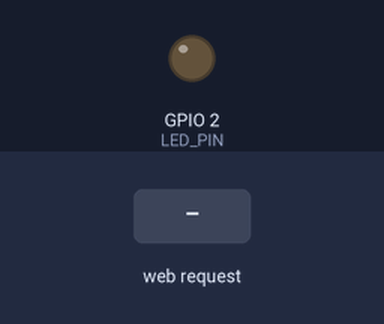
Recording of a sketch running on a simulated ESP32. Shown: output pins drawn as LEDs (lit = HIGH). The inputs (shaded band) are chosen by the test bench. WiFi joins after 1.5 s; servers stay silent unless stated; what the sketch prints to the serial monitor is not drawn.

Above: at 2.8 s.
2.9 s: HTTP request GET /?led=on received
At 4.1 s:
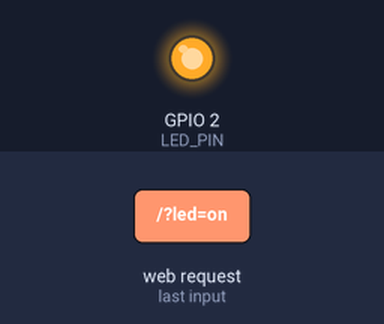
4.4 s: HTTP request GET /?led=off received
At 5.4 s:
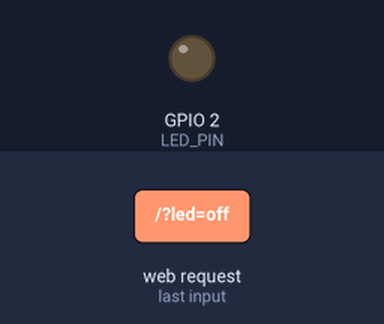
Timing chart, 0 to 7.4 s (numbered marks = the images above; inputs shaded):
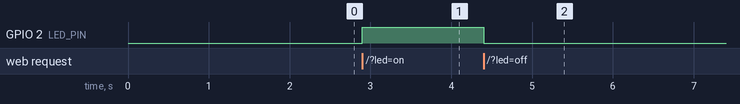

The sketch:

esp32_led_server1.ino
```cpp
#include <WiFi.h>
#include <WebServer.h>

// Configuração WiFi
const char* ssid = "SU33";
const char* password = "12345678";
const int LED_PIN = LED_BUILTIN; // Pino do LED (trocar se necessário)

WebServer server(80);

void setup() {
  Serial.begin(115200);
  delay(100);

  pinMode(LED_PIN, OUTPUT);
  digitalWrite(LED_PIN, LOW);

  Serial.println("\n\nIniciando ESP32...");

  // Conectar ao WiFi
  Serial.print("Conectando a WiFi: ");
  Serial.println(ssid);

  WiFi.mode(WIFI_STA);
  WiFi.begin(ssid, password);

  int tentativas = 0;
  while (WiFi.status() != WL_CONNECTED && tentativas < 20) {
    delay(500);
    Serial.print(".");
    tentativas++;
  }

  if (WiFi.status() == WL_CONNECTED) {
    Serial.println("\nWiFi conectado!");
    Serial.print("IP: ");
    Serial.println(WiFi.localIP());
  } else {
    Serial.println("\nFalha ao conectar no WiFi!");
  }

  // Configurar rotas do servidor web
  server.on("/", handleRoot);
  server.begin();

  Serial.println("Servidor web iniciado!");
}

void loop() {
  server.handleClient();
}

void handleRoot() {
  // Verificar parâmetro 'led'
  if (server.hasArg("led")) {
    String comando = server.arg("led");

    if (comando == "on") {
      digitalWrite(LED_PIN, HIGH);
      Serial.println("LED: LIGADO");
      server.send(200, "text/plain", "LED ligado");
    }
    else if (comando == "off") {
      digitalWrite(LED_PIN, LOW);
      Serial.println("LED: DESLIGADO");
      server.send(200, "text/plain", "LED desligado");
    }
    else {
      server.send(400, "text/plain", "Comando inválido. Use ?led=on ou ?led=off");
    }
  }
  else {
    String html = "<!DOCTYPE html><html><head><title>ESP32 LED</title>";
    html += "<style>";
    html += "body { font-family: Arial; text-align: center; padding: 40px; background: #f0f0f0; }";
    html += "h1 { color: #333; margin-bottom: 20px; }";
    html += ".container { background: white; padding: 30px; border-radius: 10px; max-width: 400px; margin: 0 auto; box-shadow: 0 2px 10px rgba(0,0,0,0.1); }";
    html += "button { padding: 15px 30px; margin: 10px; font-size: 16px; cursor: pointer; border: none; border-radius: 5px; font-weight: bold; transition: 0.3s; }";
    html += ".on { background-color: #4CAF50; color: white; }";
    html += ".on:hover { background-color: #45a049; }";
    html += ".off { background-color: #f44336; color: white; }";
    html += ".off:hover { background-color: #da190b; }";
    html += ".info { color: #666; font-size: 14px; margin-top: 20px; }";
    html += "</style></head><body>";
    html += "<div class='container'>";
    html += "<h1>Controle de LED</h1>";
    html += "<p>IP: " + WiFi.localIP().toString() + "</p>";
    html += "<button class='on' onclick='fetch(\\\"/?led=on\\\")'>Ligar LED</button>";
    html += "<button class='off' onclick='fetch(\\\"/?led=off\\\")'>Desligar LED</button>";
    html += "<div class='info'><p>Aguarde a resposta...</p></div>";
    html += "</div></body></html>";

    server.send(200, "text/html", html);
  }
}
```

Measured:
- after the input at 2.9 s, GPIO 2 (LED_PIN): LOW → HIGH at once
- after the input at 4.4 s, GPIO 2 (LED_PIN): HIGH → LOW at once
